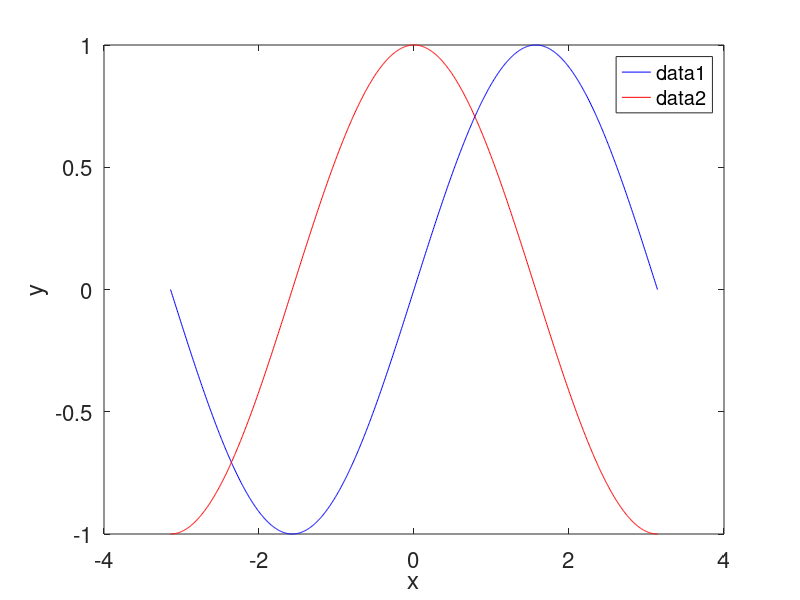

Source code (MATLAB): (Note: this script raises an error after producing the figure.)
% Homework 1
% Joshua H. Phillips
% Montana State University
% EMEC303-003

% Create array A of zeros
A = zeros(1,20);

% Put a 1 in A[1]
A(2) = 1;

% Create the Fibonacci Sequence
for i=3:length(A)
	A(i) = A(i-1)+A(i-2);
end



% Display results
fprintf("And here, we see the Fibonacci Sequence.");
disp(A);

% Create a basic graph
x = linspace(-pi,pi,1000);

figure(1); clf(1);
plot(x,sin(x),'b-');
xlabel('x');
ylabel('y');
set(gca,'Fontsize',16);
hold on

plot(x,cos(x),'r-');
legend;
saveas(gcf,'images/HW1-Img1.png');



% Display an image pertaining to my summer
beef = imread('images/beef.png');
figure(2); clf(2);
imshow(beef);
title('Mmmmmm.... Just gotta be cut!');
xlabel("Animals and crusty old hermits don't carry the 'Rona.");
saveas(gcf,'images/HW1-Img2.png');

% Vestige of command-line coding
%pause = input('Press Enter to Exit.');

% Use MATLAB's Publish feature to save code and output.
% Unfortunately, this is not possible for me at the moment, as the Windows side of my laptop has shit itself twice now while I attempted to install MATLAB. I spoke with Dr. Evertz, and she said I could use a custom script to produce a .pdf for the time being. I am working on getting both MATLAB and Windows to cooperate at the same time, hopefully before the next homework.
